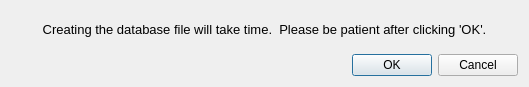
<?xml version="1.0" encoding="UTF-8"?>
<ui version="4.0">
 <class>ConfirmCreateDatabase</class>
 <widget class="QDialog" name="ConfirmCreateDatabase">
  <property name="geometry">
   <rect>
    <x>0</x>
    <y>0</y>
    <width>529</width>
    <height>87</height>
   </rect>
  </property>
  <property name="windowTitle">
   <string>Create Database</string>
  </property>
  <layout class="QGridLayout" name="gridLayout">
   <item row="0" column="0">
    <widget class="QLabel" name="label">
     <property name="text">
      <string>&lt;!DOCTYPE HTML PUBLIC &quot;-//W3C//DTD HTML 4.0//EN&quot; &quot;http://www.w3.org/TR/REC-html40/strict.dtd&quot;&gt;
&lt;html&gt;&lt;head&gt;&lt;meta name=&quot;qrichtext&quot; content=&quot;1&quot; /&gt;&lt;style type=&quot;text/css&quot;&gt;
p, li { white-space: pre-wrap; }
&lt;/style&gt;&lt;/head&gt;&lt;body style=&quot; font-family:'Sans'; font-size:10pt; font-weight:400; font-style:normal;&quot;&gt;
&lt;p align=&quot;center&quot; style=&quot; margin-top:0px; margin-bottom:0px; margin-left:0px; margin-right:0px; -qt-block-indent:0; text-indent:0px;&quot;&gt;Creating the database file will take time.  Please be patient after clicking 'OK'.&lt;/p&gt;&lt;/body&gt;&lt;/html&gt;</string>
     </property>
    </widget>
   </item>
   <item row="1" column="0">
    <widget class="QDialogButtonBox" name="buttonBox">
     <property name="orientation">
      <enum>Qt::Horizontal</enum>
     </property>
     <property name="standardButtons">
      <set>QDialogButtonBox::Cancel|QDialogButtonBox::Ok</set>
     </property>
    </widget>
   </item>
  </layout>
 </widget>
 <resources/>
 <connections>
  <connection>
   <sender>buttonBox</sender>
   <signal>accepted()</signal>
   <receiver>ConfirmCreateDatabase</receiver>
   <slot>accept()</slot>
   <hints>
    <hint type="sourcelabel">
     <x>227</x>
     <y>58</y>
    </hint>
    <hint type="destinationlabel">
     <x>157</x>
     <y>86</y>
    </hint>
   </hints>
  </connection>
  <connection>
   <sender>buttonBox</sender>
   <signal>rejected()</signal>
   <receiver>ConfirmCreateDatabase</receiver>
   <slot>reject()</slot>
   <hints>
    <hint type="sourcelabel">
     <x>295</x>
     <y>64</y>
    </hint>
    <hint type="destinationlabel">
     <x>286</x>
     <y>86</y>
    </hint>
   </hints>
  </connection>
 </connections>
</ui>
